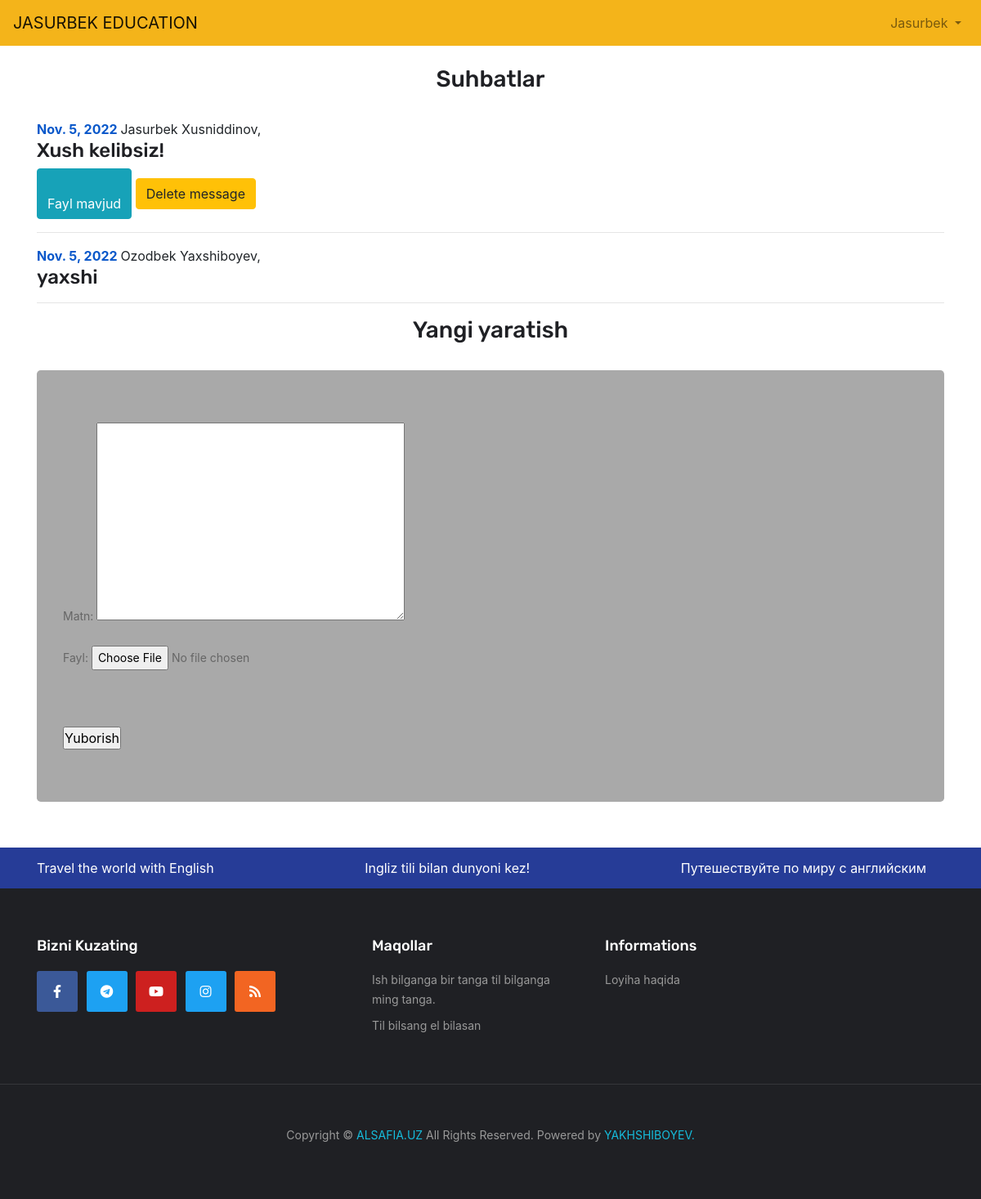
The app's page /student/1/chat/ (signed in), older data.
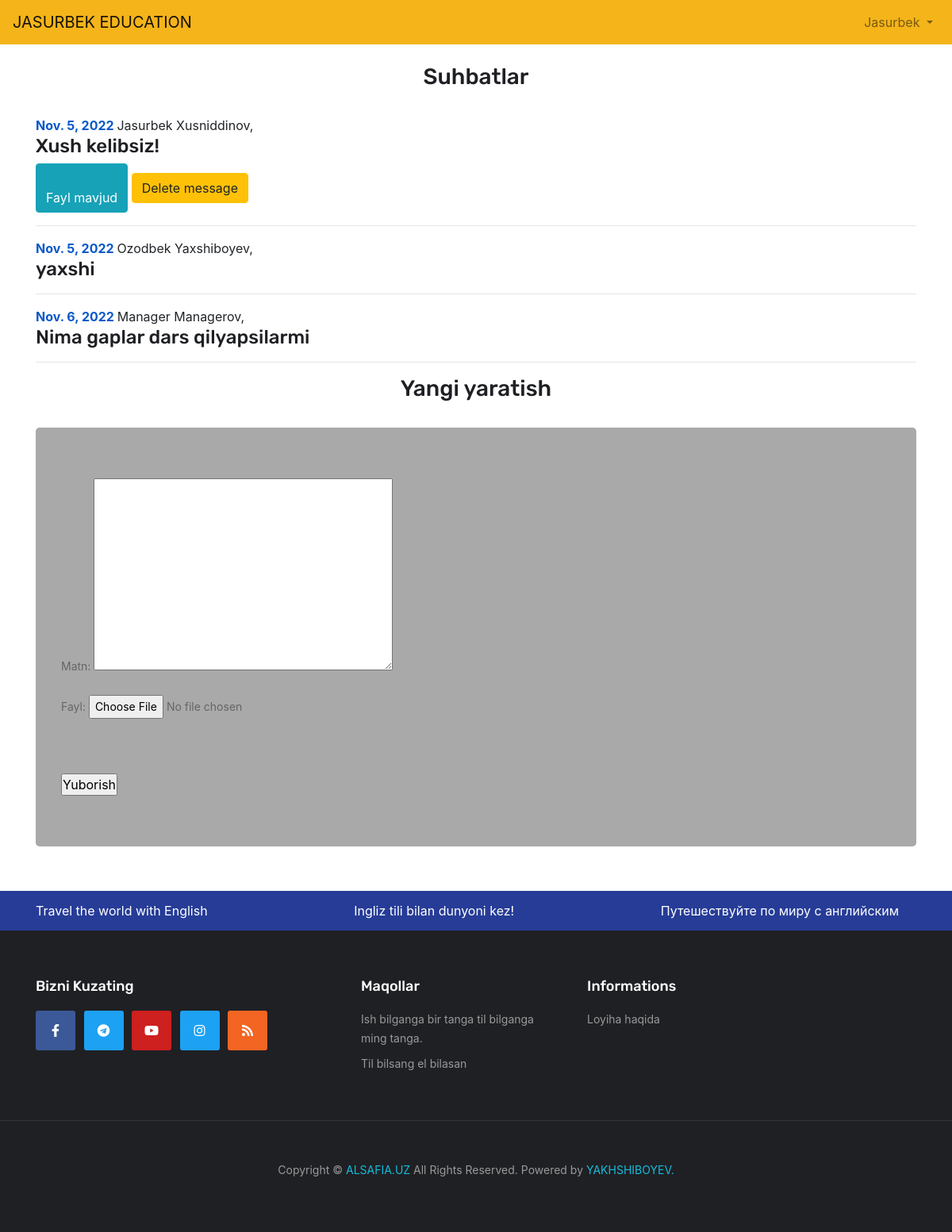
The same page, newer data.
### accounts/models.py (models this page shows, shortened)
class User(AbstractUser):
    username = models.CharField(max_length=20, unique=True)
    first_name = models.CharField(verbose_name='Ism', max_length=50)
    last_name = models.CharField(verbose_name='Familiya', max_length=50)
    age = models.PositiveIntegerField(null=True, blank=True, verbose_name='Yosh')
    image = models.FileField(upload_to='users_images', validators=[validate_image, custom_validator],
                             help_text='2 mb gacha bo`lgan rasm yuklang', blank=True, null=True,
                             verbose_name="Profil rasmi")
    role = models.CharField(max_length=20, choices=UserRoles.choices(), blank=True, null=True)
    bio = models.CharField(max_length=200, default="")
    last_active = models.DateField(auto_now=True, null=True, blank=True)
    report_per = models.BooleanField(default=True)
    chat_per = models.BooleanField(default=True)
    task_per = models.BooleanField(default=True)
    @property
    def full_name(self):
        return f"{self.first_name} {self.last_name}"

### main/models.py (models this page shows, shortened)
class Basemodel(models.Model):
    created_at = models.DateField(auto_now=True)
    updated_at = models.DateField(auto_now=True)
    class Meta:
        abstract=True

class Chat(Basemodel):
    user = models.ForeignKey(User, on_delete=models.SET_NULL, null=True, related_name='chats')
    text = models.TextField(verbose_name="matn")
    source_file = models.FileField(upload_to='chat_files', blank=True, null=True, verbose_name="fayl")

### main/views.py (the view, shortened to what this page needs)
# urls.py: path('student/<int:person_pk>/chat/', chat, name='student_chat'),
def chat(request,person_pk):
    if request.user.pk is None or request.user.pk != person_pk:
        return redirect('home')
    if request.method == "GET":
        form = ChatForm()
        person = User.objects.get(pk=person_pk)
        chats = Chat.objects.all()[:30]
        context = dict()
        context['chats'] = chats
        context['person'] = person
        context['form'] = form
        return render(request, template_name='chat.html', context=context)

### main/forms.py
class ChatForm(forms.ModelForm):
    class Meta:
        model=Chat
        fields = ('text','source_file',)

### templates/chat.html (shortened to what this page needs)
{% extends 'base.html' %}
{% load static %}
{% block content %}
    <br/>
        <center><h3>Suhbatlar</h3></center> <br>
        {% if chats %}
        {% for chat in chats %}
            <b style="color: #0a58ca"> {{ chat.created_at }} </b>  {{ chat.user.full_name }}, <h4>{{ chat.text }}</h4>
            {% if chat.source_file %}
            <a class="btn btn-info" href="{{ chat.source_file.url }}" download> <br>Fayl mavjud</a>
            {% endif %}
            {% if chat.user.pk == person.pk %}
            <a class="btn btn-warning" href="{% url 'chat_delete' person_pk=person.pk chat_pk=chat.pk %}" role="button">Delete message</a>
            {% endif %}
            <hr>
        {% endfor %}
        {% else %}
                Chatlar yuq!
        {% endif %}
        <center><h3>Yangi yaratish</h3></center> <br>
    <div class="jumbotron" style="background-color:darkgray">
        <form method="post" enctype="multipart/form-data">{% csrf_token %}
    {{ form.as_p }}
        <br>
        <br>
    <input type="submit" value="Yuborish">
    </form>
    </div>
    <br>
{% endblock content %}

### templates/base.html (shortened to what this page needs)
{% load static %}
<!DOCTYPE html>
<html>
      <link rel="stylesheet" href="{% static 'assets/css/font-awesome-pro.css' %}">
      <link rel="stylesheet" href="{% static 'assets/css/default.css' %}">
      <link rel="stylesheet" href="{% static 'assets/css/style.css' %}">
    <head>
            <link rel="stylesheet" href="https://cdn.jsdelivr.net/npm/bootstrap@4.5.3/dist/css/bootstrap.min.css">
    </head>
    <body>
        <nav class="navbar navbar-expand-lg navbar-light" style="background-color: #F4B41A;">
            <a class="navbar-brand" href="{% url 'home' %}">
                JASURBEK EDUCATION
            </a>
            <div class="collapse navbar-collapse" id="navbarSupportedContent">
                {% if user.is_authenticated %}
                    <ul class="navbar-nav ml-auto">
                        <li class="nav-item">
                            <a class="nav-link dropdown-toggle" href="#"
                                id="navbarDropdown" role="button" data-toggle="dropdown"
                                aria-haspopup="true" aria-expanded="false">
                                {{ user.username | title }}
                            </a>
                        </li>
                    </ul>
                {% else %}
                    <form class="form-inline ml-auto">
                        <a href="{% url 'login' %}" class="btn btn-outline-light">Kirish</a>
                        <a href="{% url 'signup' %}" class="btn btn-primary ml-2">Ro'yxatdan o'tish</a>
                    </form>
                {% endif %}
            </div>
        </nav>
        <main>
            <div class="container">
                {% block content %}
                {% endblock content %}
            </div>
        </main>
        {% include 'body/moveing.html' %}
        {% include 'body/footer.html' %}
    </body>
</html>

### templates/body/moveing.html
<section class="moveing-text-area">
    <div class="container">
      <div class="ovic-running">
        <div class="wrap">
          <div class="inner">
            <p class="item">Travel the world with English</p>
            <p class="item">
               Ingliz tili bilan dunyoni kez!
            </p>
            <p class="item">
                Путешествуйте по миру с английским
            </p>
          </div>
        </div>
      </div>
    </div>
  </section>

### templates/body/footer.html (shortened to what this page needs)
{% load static %}
   <footer>
    <div class="fotter-area d-ddark-bg">
      <div class="footer__top pt-60 pb-10">
        <div class="container custom-conatiner">
          <div class="row">
            <div class="col-xxl-3 col-xl-4 col-lg-5 col-md-8">
              <div class="footer__widget">
                <div class="footer__widget-title mb-20">
                  <h4>Bizni kuzating</h4>
                </div>
                <div class="footer__widget-content">
                  <div class="social-icon social-icon-2">
                    <a href="https://www.youtube.com/results?search_query=ielts+speaking+band+9" class="facebook"
                      ><i class="fab fa-facebook-f"></i
                    ></a>
                    <a href="https://www.youtube.com/results?search_query=ielts+speaking+band+9" class="twitter"
                      ><i class="fab fa-telegram"></i
                    ></a>
                    <a href="https://www.youtube.com/results?search_query=ielts+speaking+band+9" class="youtube"
                      ><i class="fab fa-youtube"></i
                    ></a>
                    <a href="https://www.youtube.com/results?search_query=ielts+speaking+band+9" class="twitter"
                      ><i class="fab fa-instagram"></i
                    ></a>
                    <a href="https://www.youtube.com/results?search_query=ielts+speaking+band+9" class="rss"><i class="fas fa-rss"></i></a>
                  </div>
                </div>
              </div>
            </div>
            <div class="col-xxl-2 col-xl-3 col-lg-3 col-md-4 col-sm-6">
              <div class="footer__widget footer-col-2">
                <div class="footer__widget-title">
                  <h4>Maqollar</h4>
                </div>
                <div class="footer__widget-content">
                  <div class="footer__link footer__link-2">
                    <ul>
                      <li><a href="">Ish bilganga bir tanga til bilganga ming tanga.</a></li>
                        <li><a href="">Til bilsang el bilasan</a></li>
                  </div>
                </div>
              </div>
            </div>
            <div class="col-xxl-2 col-xl-3 col-lg-3 col-md-4 col-sm-6">
              <div class="footer__widget footer-col-2">
                <div class="footer__widget-title">
                  <h4>Informations</h4>
                </div>
                <div class="footer__widget-content">
                  <div class="footer__link footer__link-2">
                    <ul>
                      <li><a href="{% url 'about' %}">Loyiha haqida</a></li>
                    </ul>
                  </div>
                </div>
              </div>
            </div>
            <div class="col-xxl-3 col-xl-4 col-lg-5 col-md-6">
            </div>
          </div>
        </div>
      </div>
      <div class="footer__bottom-2">
        <div class="container custom-conatiner">
          <div
            class="footer__bottom-content footer__bottom-content-2 pt-50 pb-50"
          >
            <div class="row">
              <div class="col-xl-12">
                <div class="copy-right-area copy-right-area-2 text-center">
                  <p>
                    Copyright © <span>ALSAFIA.UZ</span> All Rights Reserved.
                    Powered by
                    <a href=""
                      ><span class="main-color">YAKHSHIBOYEV.</span></a
                    >
                  </p>
                </div>
              </div>
            </div>
          </div>
        </div>
      </div>
    </div>
  </footer>

### static/assets/css/default.css (style rules this page uses)
.mb-20 { margin-bottom:20px }
.pt-50 { padding-top:50px }
.pt-60 { padding-top:60px }
.pb-10 { padding-bottom:10px }
.pb-50 { padding-bottom:50px }

Row changes from the older to the newer data that the page shows:
added Chat: created_at "Nov. 6, 2022", user.full_name "Manager Managerov", text "Nima gaplar dars qilyapsilarmi"
